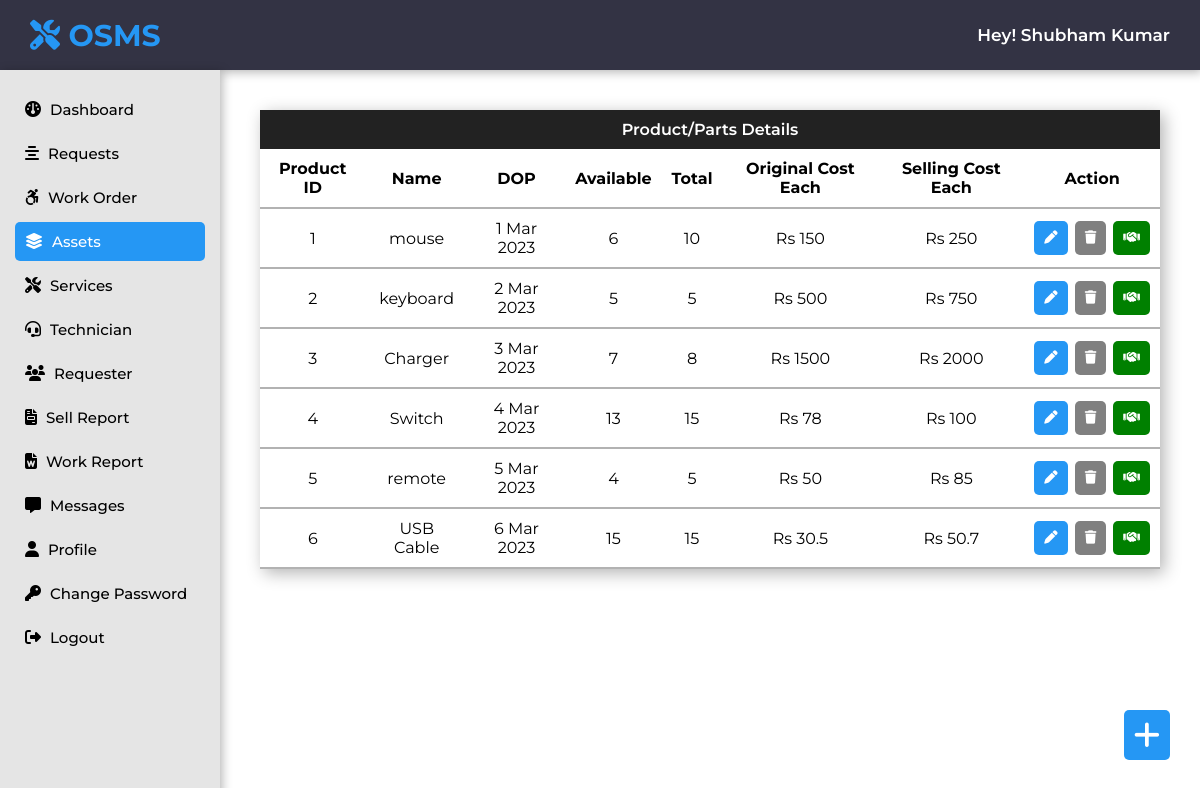
The app's page /admin/assets.php (signed in) with its own data.
### tables this page shows
CREATE TABLE `assets_tb` (
  `pid` int(11) NOT NULL,
  `pname` varchar(60) NOT NULL,
  `pdop` date NOT NULL,
  `pavail` int(11) NOT NULL,
  `ptotal` int(11) NOT NULL,
  `porg_cost` float NOT NULL,
  `psell_cost` float NOT NULL
);

### admin/assets.php (the view, shortened to what this page needs)
<?php
$page = "assets";
include "../connection.php";
include "include/header-sidebar.php";
$sql = "SELECT * FROM assets_tb";
$run = mysqli_query($conn, $sql);
?>
<head>
</head>
<div class="content">
    <span class="add-btn" onclick="open_register_modal()"><i class="fa-solid fa-plus"></i></span>
    <div class="table">
        <div class="heading">
            <p>Product/Parts Details</p>
        </div>
        <div class="table-data">
            <table>
                <thead>
                    <tr>
                        <th>Product ID</th>
                        <th>Name</th>
                        <th>DOP</th>
                        <th>Available</th>
                        <th>Total</th>
                        <th>Original Cost Each</th>
                        <th>Selling Cost Each</th>
                        <th>Action</th>
                    </tr>
                </thead>
                <tbody>
                    <?php
                    while ($result = mysqli_fetch_array($run)) {
                    ?>
                        <tr>
                            <td>
                                <?php echo $result['pid']; ?>
                            </td>
                            <td>
                                <?php echo $result['pname']; ?>
                            </td>
                            <td>
                                <?php echo date("j M Y", strtotime($result['pdop'])); ?>
                            </td>
                            <td>
                                <?php echo $result['pavail']; ?>
                            </td>
                            <td>
                                <?php echo $result['ptotal']; ?>
                            </td>
                            <td>
                                <?php echo "Rs" . " " . $result['porg_cost']; ?>
                            </td>
                            <td>
                                <?php echo "Rs" . " " . $result['psell_cost']; ?>
                            </td>
                            <td>
                                <div class="form-btn">
                                    <form action="edit-assets.php" method="post">
                                        <button type="submit" name="edit-btn" class="edit-btn"><i class="fa-solid fa-pen"></i></button>
                                    </form>
                                    <form action="" method="post">
                                        <button type="submit" name="delete-btn" class="delete-btn" Onclick="return ConfirmDelete();"><i class="fa-solid fa-trash"></i></button>
                                    </form>
                                    <form action="sell-product.php" method="post">
                                        <button type="submit" name="assign-btn" class="assign-btn"><i class="fa-sharp fa-solid fa-handshake"></i></button>
                                    </form>
                                </div>
                            </td>
                        </tr>
                    <?php } ?>
                </tbody>
            </table>
        </div>
    </div>
</div>

### admin/include/header-sidebar.php (shortened to what this page needs)
<?php
$aEmail = $_SESSION['is_adminlogin'];
$sql = "SELECT a_name FROM admin_login WHERE a_email = '$aEmail'";
$run = mysqli_query($conn, $sql);
$result = mysqli_fetch_array($run);
$aname = $result['a_name'];
?>
<head>
    <link rel="stylesheet" href="https://cdnjs.cloudflare.com/ajax/libs/font-awesome/6.2.0/css/all.min.css">
    <link rel="stylesheet" href="https://cdnjs.cloudflare.com/ajax/libs/lightgallery-js/1.4.0/css/lightgallery.min.css">
    <link rel="stylesheet" href="../css/admin-style.css">
</head>
<section class="head-sidebar">
    <div class="top_navbar">
        <a href="/osms" class="logo"> <i class="fas fa-tools"></i> OSMS </a>
        <span class="pheading">Hey! <?php echo $aname; ?></span>
    </div>
    <div class="sidebar">
        <ul class="links">
            <li>
                <a href="dashboard.php" class="<?php if ($page == "dashboard") echo 'nav-active'; ?>">
                    <span class="icon"><i class="fa-solid fa-gauge"></i></span>
                    <span class="item">Dashboard</span>
                </a>
            </li>
            <li>
                <a href="requests.php" class="<?php if ($page == "requests") echo 'nav-active'; ?>">
                    <span class="icon"><i class="fa-solid fa-align-center"></i></span>
                    <span class="item">Requests</span>
                </a>
            </li>
            <li>
                <a href="work-order.php" class="<?php if ($page == "workorder") echo 'nav-active'; ?>">
                    <span class="icon"><i class="fa-brands fa-accessible-icon"></i></span>
                    <span class="item">Work Order</span>
                </a>
            </li>
            <li>
                <a href="assets.php" class="<?php if ($page == "assets") echo 'nav-active'; ?>">
                    <span class="icon"><i class="fa-solid fa-layer-group"></i></span>
                    <span class="item">Assets</span>
                </a>
            </li>
            <li>
                <a href="services.php" class="<?php if ($page == "services") echo 'nav-active'; ?>">
                    <span class="icon"><i class="fa-solid fa-screwdriver-wrench"></i></span>
                    <span class="item">Services</span>
                </a>
            </li>
            <li>
                <a href="technician.php" class="<?php if ($page == "technician") echo 'nav-active'; ?>">
                    <span class="icon"><i class="fa-solid fa-headset"></i></span>
                    <span class="item">Technician</span>
                </a>
            </li>
            <li>
                <a href="requester.php" class="<?php if ($page == "requester") echo 'nav-active'; ?>">
                    <span class="icon"><i class="fa-solid fa-users"></i></span>
                    <span class="item">Requester</span>
                </a>
            </li>
            <li>
                <a href="sold-product-report.php" class="<?php if ($page == "sellreport") echo 'nav-active'; ?>">
                    <span class="icon"><i class="fa-sharp fa-solid fa-file-invoice"></i></span>
                    <span class="item">Sell Report</span>
                </a>
            </li>
            <li>
                <a href="work-report.php" class="<?php if ($page == "workreport") echo 'nav-active'; ?>">
                    <span class="icon"><i class="fa-solid fa-file-word"></i></span>
                    <span class="item">Work Report</span>
                </a>
            </li>
            <li>
                <a href="messages.php" class="<?php if ($page == "messages") echo 'nav-active'; ?>">
                    <span class="icon"><i class="fa-solid fa-message"></i></span>
                    <span class="item">Messages</span>
                </a>
            </li>
            <li>
                <a href="profile.php" class="<?php if ($page == "admin-profile") echo 'nav-active'; ?>">
                    <span class="icon"><i class="fa-solid fa-user"></i></span>
                    <span class="item">Profile</span>
                </a>
            </li>
            <li>
                <a href="change-password.php" class="<?php if ($page == "changepassword") echo 'nav-active'; ?>">
                    <span class="icon"><i class="fa-solid fa-key"></i></span>
                    <span class="item">Change Password</span>
                </a>
            </li>
            <li>
                <a href="logout.php" class="<?php if ($page == "logout") echo 'nav-active'; ?>">
                    <span class="icon"><i class="fa-solid fa-right-from-bracket"></i></span>
                    <span class="item">Logout</span>
                </a>
            </li>
        </ul>
    </div>
</section>

### css/admin-style.css (style rules this page uses)
* { font-family: "Montserrat", sans-serif; margin: 0; padding: 0; box-sizing: border-box; outline: none; border: none; text-decoration: none; list-style: none; }
.head-sidebar { position: fixed; top: 0; left: 0; z-index: 1; }
.head-sidebar .top_navbar { position: fixed; width: 100%; height: 7rem; background: var(--black); display: flex; justify-content: space-between; align-items: center; padding: 0 3rem; box-shadow: 0.2rem 0.2rem 1rem rgb(0, 0, 0, 0.3); }
.top_navbar .logo { font-size: 3rem; text-transform: capitalize; color: var(--blue); font-weight: bolder; margin-right: 3rem; }
.sidebar { position: fixed; background: #e5e5e5; margin-top: 7rem; left: 0; width: 22rem; height: 100%; padding: 1.5rem; box-shadow: 0.2rem 0.2rem 1rem rgb(0, 0, 0, 0.3); }
.sidebar ul li a { display: block; padding: 1rem; color: black; font-size: 1.5rem; font-weight: 500; position: relative; text-decoration: none; margin: 0.5rem 0; border-radius: 0.5rem; }
.sidebar ul li a .icon { color: black; font-size: 1.6rem; display: inline-block; padding: 0 0.5rem 0 0; }
.sidebar ul li a.nav-active { background: var(--blue); color: var(--white); }
.sidebar ul li a.nav-active .icon { background: var(--blue); color: var(--white); }
.content { margin-top: 7rem; margin-left: 22rem; padding: 4rem; }

### admin/include/header-sidebar.php (style rules this page uses)
.pheading { color: white; font-size: 1.7rem; font-weight: 600; text-transform: capitalize; }

### admin/assets.php (style rules this page uses)
.table { box-shadow: 0.4rem 0.4rem 1.6rem rgba(0, 0, 0, 0.3); }
.table .heading { background: #222; color: white; text-align: center; padding: 1rem 0; font-size: 1.6rem; font-weight: 550; }
table { text-align: center; border-collapse: collapse; width: 100%; }
tr { border-bottom: .2rem solid rgba(0, 0, 0, 0.3); }
th, td { padding: 1rem; }
.form-btn { display: flex; flex-direction: row; gap: .7rem; justify-content: center; align-items: center; }
.edit-btn { background: #2597f4; padding: 1rem; color: white; cursor: pointer; border-radius: .5rem; }
.delete-btn { background: gray; color: white; padding: 1rem; cursor: pointer; border-radius: .5rem; }
.assign-btn { background: green; color: white; padding: 1rem; cursor: pointer; border-radius: .5rem; }
.add-btn { position: fixed; bottom: 4rem; right: 3rem; font-size: 3rem; background: #2597f4; color: white; padding: 1rem; cursor: pointer; border-radius: .5rem; z-index: 99; }

### records on screen
assets_tb: pid "1", pname "mouse", pdop "1 Mar 2023", pavail "6", ptotal "10", porg_cost "150", psell_cost "250"
assets_tb: pid "2", pname "keyboard", pdop "2 Mar 2023", pavail "5", ptotal "5", porg_cost "500", psell_cost "750"
assets_tb: pid "3", pname "Charger", pdop "3 Mar 2023", pavail "7", ptotal "8", porg_cost "1500", psell_cost "2000"
assets_tb: pid "4", pname "Switch", pdop "4 Mar 2023", pavail "13", ptotal "15", porg_cost "78", psell_cost "100"
assets_tb: pid "5", pname "remote", pdop "5 Mar 2023", pavail "4", ptotal "5", porg_cost "50", psell_cost "85"
assets_tb: pid "6", pname "USB Cable", pdop "6 Mar 2023", pavail "15", ptotal "15", porg_cost "30.5", psell_cost "50.7"

### other values on screen
$aname "Shubham Kumar"
